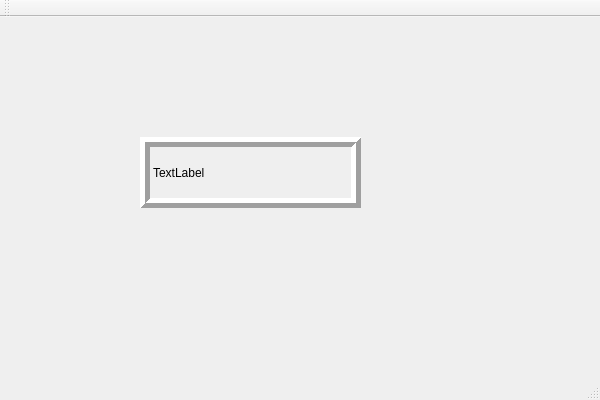
<?xml version="1.0" encoding="UTF-8"?>
<ui version="4.0">
 <class>qtffmpegdemo01Class</class>
 <widget class="QMainWindow" name="qtffmpegdemo01Class">
  <property name="geometry">
   <rect>
    <x>0</x>
    <y>0</y>
    <width>600</width>
    <height>400</height>
   </rect>
  </property>
  <property name="windowTitle">
   <string>qtffmpegdemo01</string>
  </property>
  <widget class="QWidget" name="centralWidget">
   <widget class="QLabel" name="versionlabel">
    <property name="geometry">
     <rect>
      <x>140</x>
      <y>120</y>
      <width>221</width>
      <height>71</height>
     </rect>
    </property>
    <property name="frameShape">
     <enum>QFrame::Box</enum>
    </property>
    <property name="frameShadow">
     <enum>QFrame::Raised</enum>
    </property>
    <property name="lineWidth">
     <number>5</number>
    </property>
    <property name="text">
     <string>TextLabel</string>
    </property>
   </widget>
  </widget>
  <widget class="QMenuBar" name="menuBar">
   <property name="geometry">
    <rect>
     <x>0</x>
     <y>0</y>
     <width>600</width>
     <height>23</height>
    </rect>
   </property>
  </widget>
  <widget class="QToolBar" name="mainToolBar">
   <attribute name="toolBarArea">
    <enum>TopToolBarArea</enum>
   </attribute>
   <attribute name="toolBarBreak">
    <bool>false</bool>
   </attribute>
  </widget>
  <widget class="QStatusBar" name="statusBar"/>
 </widget>
 <layoutdefault spacing="6" margin="11"/>
 <resources>
  <include location="qtffmpegdemo01.qrc"/>
 </resources>
 <connections/>
</ui>
